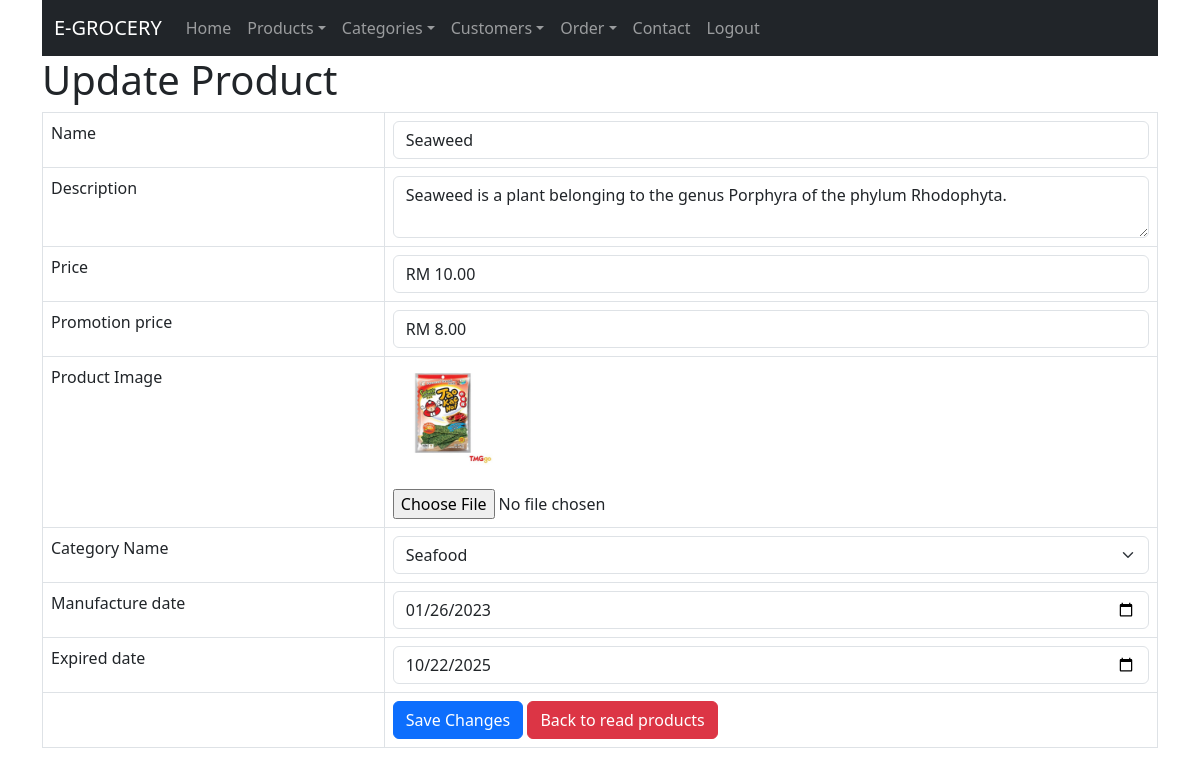
The page /product_update.php?id=2 (signed in) on the database its author committed.
### tables this page shows
CREATE TABLE IF NOT EXISTS `products` (
  `id` int NOT NULL AUTO_INCREMENT,
  `name` varchar(128) NOT NULL,
  `description` text NOT NULL,
  `price` double NOT NULL,
  `image` varchar(255) NOT NULL,
  `category_id` int NOT NULL,
  `created` datetime NOT NULL,
  `modified` timestamp NOT NULL DEFAULT CURRENT_TIMESTAMP,
  `promotion_price` int NOT NULL,
  `manufacture_date` date NOT NULL,
  `expired_date` date NOT NULL,
  PRIMARY KEY (`id`),
  KEY `fk_products_category` (`category_id`)
);

### product_update.php (the view, shortened to what this page needs)
<!DOCTYPE HTML>
<html>
<head>
    <link href="https://cdn.jsdelivr.net/npm/bootstrap@5.3.0/dist/css/bootstrap.min.css" rel="stylesheet">
</head>
<body>
    <div class="container">
        <?php
        include 'menu/navbar.php';
        include 'config/database.php';
        ?>
        <div class="page-header">
            <h1>Update Product</h1>
        </div>
        <?php
        $id = isset($_GET['id']) ? $_GET['id'] : die('ERROR: Record ID not found.');
        try {
            $query = "SELECT id, name, description, price, promotion_price, category_id, manufacture_date, expired_date, image FROM products WHERE id = ? LIMIT 0,1";
            $stmt = $con->prepare($query);
            $stmt->bindParam(1, $id);
            $stmt->execute();
            $row = $stmt->fetch(PDO::FETCH_ASSOC);
            $name = $row['name'];
            $description = $row['description'];
            $price = $row['price'];
            $promotion_price = $row['promotion_price'];
            $category_id = $row['category_id'];
            $manufacture_date = $row['manufacture_date'];
            $expired_date = $row['expired_date'];
            $image = $row['image'];
        }
        catch (PDOException $exception) {
            die('ERROR: ' . $exception->getMessage());
        }
        ?>
        <form action="<?php echo htmlspecialchars($_SERVER["PHP_SELF"] . "?id={$id}"); ?>" method="post" enctype="multipart/form-data">
            <table class='table table-hover table-responsive table-bordered'>
                <tr>
                    <td>Name</td>
                    <td><input type='text' name='name' value="<?php echo htmlspecialchars($name, ENT_QUOTES);  ?>" class='form-control' /></td>
                </tr>
                <tr>
                    <td>Description</td>
                    <td><textarea name='description' class='form-control'><?php echo htmlspecialchars($description, ENT_QUOTES);  ?></textarea></td>
                </tr>
                <tr>
                    <td>Price</td>
                    <td><input type='text' name='price' value="RM <?php echo number_format($price, 2); ?>" class='form-control' /></td>
                </tr>
                <tr>
                    <td>Promotion price</td>
                    <td><input type='text' name='promotion_price' value="RM <?php echo number_format($promotion_price, 2); ?>" class='form-control' /></td>
                </tr>
                <tr>
                    <td>Product Image</td>
                    <td>
                        <img src="uploads/<?php echo htmlspecialchars($image, ENT_QUOTES); ?>" width="100px">
                        <br><br>
                        <input type="file" name="image" />
                    </td>
                </tr>
                <tr>
                    <td>Category Name</td>
                    <td><select class=" form-select" name="category_id">
                            <?php
                            $query = "SELECT id, category_name FROM categories";
                            $stmt = $con->prepare($query);
                            $stmt->execute();
                            $categories = $stmt->fetchAll(PDO::FETCH_ASSOC);
                            foreach ($categories as $category) {
                                $categoryID = $category['id'];
                                $categoryName = $category['category_name'];
                                $selected = ($categoryID == $category_id) ? 'selected' : '';
                                echo "<option value='$categoryID' $selected>$categoryName</option>";
                            }
                            ?>
                        </select>
                    </td>
                </tr>
                <tr>
                    <td>Manufacture date</td>
                    <td><input type='date' name='manufacture_date' value="<?php echo htmlspecialchars($manufacture_date, ENT_QUOTES); ?>" class='form-control' /></td>
                </tr>
                <tr>
                    <td>Expired date</td>
                    <td><input type='date' name='expired_date' value="<?php echo htmlspecialchars($expired_date, ENT_QUOTES); ?>" class='form-control' /></td>
                </tr>
                <tr>
                    <td></td>
                    <td>
                        <input type='submit' value='Save Changes' class='btn btn-primary' />
                        <a href='product_read.php' class='btn btn-danger'>Back to read products</a>
                    </td>
                </tr>
            </table>
        </form>
    </div>
</body>
</html>

### rows shown on the page
products: name "Seaweed", description "Seaweed is a plant belonging to the genus Porphyra of the phylum Rhodophyta.", price "RM 10.00", promotion_price "RM 8.00", image (picture), manufacture_date "01/26/2023", expired_date "10/22/2025"

### other values the page prints
form field category_id "Seafood"
